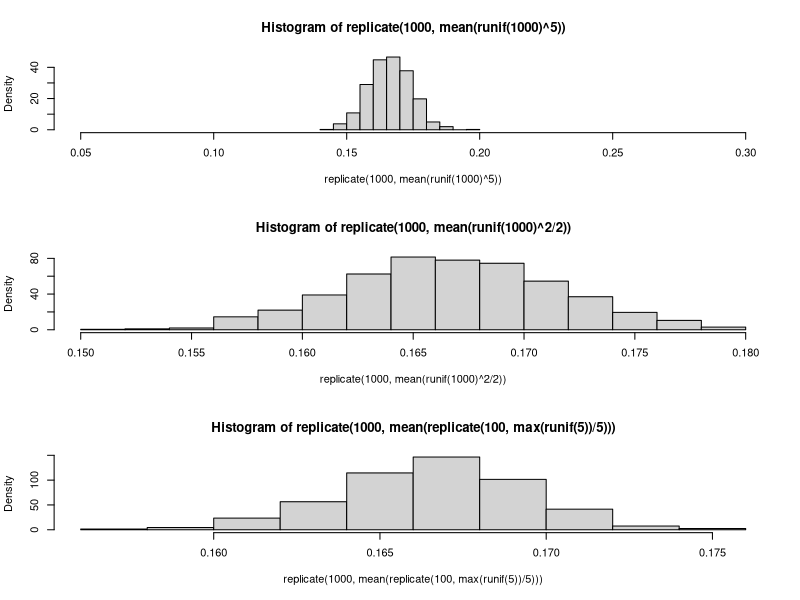

This figure's R source:
par(mfrow=c(3,1))
hist(replicate(1000, mean(runif(1000)^5)), pr=T, xlim=c(0.05,0.3))
hist(replicate(1000, mean(runif(1000)^2/2)), pr=T)
hist(replicate(1000, mean(replicate(100, max(runif(5))/5))), pr=T)